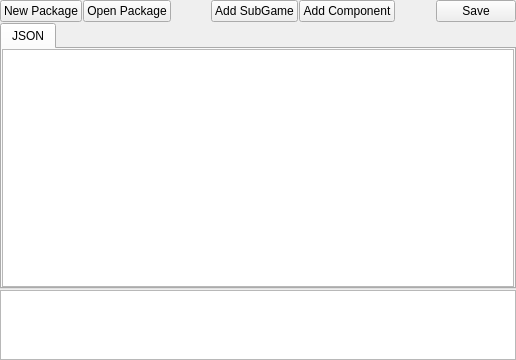
<?xml version="1.0" encoding="UTF-8"?>
<ui version="4.0">
 <class>PackageEditor</class>
 <widget class="QWidget" name="PackageEditor">
  <property name="geometry">
   <rect>
    <x>0</x>
    <y>0</y>
    <width>516</width>
    <height>360</height>
   </rect>
  </property>
  <property name="windowTitle">
   <string>VidyaGod Package Editor</string>
  </property>
  <layout class="QVBoxLayout" name="verticalLayout">
   <property name="spacing">
    <number>1</number>
   </property>
   <property name="leftMargin">
    <number>0</number>
   </property>
   <property name="topMargin">
    <number>0</number>
   </property>
   <property name="rightMargin">
    <number>0</number>
   </property>
   <property name="bottomMargin">
    <number>0</number>
   </property>
   <item>
    <layout class="QHBoxLayout" name="PackageEditorToolbar">
     <property name="spacing">
      <number>1</number>
     </property>
     <property name="sizeConstraint">
      <enum>QLayout::SetDefaultConstraint</enum>
     </property>
     <item>
      <widget class="QPushButton" name="NewPackageButton">
       <property name="text">
        <string>New Package</string>
       </property>
      </widget>
     </item>
     <item>
      <widget class="QPushButton" name="OpenPackageButton">
       <property name="text">
        <string>Open Package</string>
       </property>
      </widget>
     </item>
     <item>
      <spacer name="horizontalSpacer">
       <property name="orientation">
        <enum>Qt::Horizontal</enum>
       </property>
       <property name="sizeHint" stdset="0">
        <size>
         <width>40</width>
         <height>20</height>
        </size>
       </property>
      </spacer>
     </item>
     <item>
      <widget class="QPushButton" name="AddSubGameButton">
       <property name="text">
        <string>Add SubGame</string>
       </property>
      </widget>
     </item>
     <item>
      <widget class="QPushButton" name="AddComponentButton">
       <property name="text">
        <string>Add Component</string>
       </property>
      </widget>
     </item>
     <item>
      <spacer name="horizontalSpacer_2">
       <property name="orientation">
        <enum>Qt::Horizontal</enum>
       </property>
       <property name="sizeHint" stdset="0">
        <size>
         <width>40</width>
         <height>20</height>
        </size>
       </property>
      </spacer>
     </item>
     <item>
      <widget class="QPushButton" name="SaveButton">
       <property name="text">
        <string>Save</string>
       </property>
      </widget>
     </item>
    </layout>
   </item>
   <item>
    <layout class="QVBoxLayout" name="PachageEditorHorizontalLayout" stretch="0,0">
     <property name="spacing">
      <number>1</number>
     </property>
     <property name="sizeConstraint">
      <enum>QLayout::SetFixedSize</enum>
     </property>
     <item>
      <widget class="QTabWidget" name="PackageEditorTabWidget">
       <property name="currentIndex">
        <number>0</number>
       </property>
       <widget class="QWidget" name="JSONPage">
        <attribute name="title">
         <string>JSON</string>
        </attribute>
        <layout class="QVBoxLayout" name="verticalLayout_4">
         <property name="spacing">
          <number>2</number>
         </property>
         <property name="leftMargin">
          <number>0</number>
         </property>
         <property name="topMargin">
          <number>0</number>
         </property>
         <property name="rightMargin">
          <number>0</number>
         </property>
         <property name="bottomMargin">
          <number>0</number>
         </property>
         <item>
          <widget class="QTreeView" name="PackageJSONTreeView">
           <property name="alternatingRowColors">
            <bool>true</bool>
           </property>
           <property name="verticalScrollMode">
            <enum>QAbstractItemView::ScrollPerPixel</enum>
           </property>
           <property name="itemsExpandable">
            <bool>false</bool>
           </property>
           <property name="headerHidden">
            <bool>true</bool>
           </property>
          </widget>
         </item>
        </layout>
       </widget>
      </widget>
     </item>
     <item>
      <widget class="QTableView" name="RecipeTableView">
       <property name="sizePolicy">
        <sizepolicy hsizetype="Expanding" vsizetype="Minimum">
         <horstretch>0</horstretch>
         <verstretch>0</verstretch>
        </sizepolicy>
       </property>
       <property name="sizeAdjustPolicy">
        <enum>QAbstractScrollArea::AdjustToContents</enum>
       </property>
       <property name="editTriggers">
        <set>QAbstractItemView::NoEditTriggers</set>
       </property>
       <property name="alternatingRowColors">
        <bool>true</bool>
       </property>
       <property name="selectionMode">
        <enum>QAbstractItemView::SingleSelection</enum>
       </property>
       <property name="selectionBehavior">
        <enum>QAbstractItemView::SelectColumns</enum>
       </property>
       <property name="verticalScrollMode">
        <enum>QAbstractItemView::ScrollPerPixel</enum>
       </property>
       <property name="horizontalScrollMode">
        <enum>QAbstractItemView::ScrollPerPixel</enum>
       </property>
      </widget>
     </item>
    </layout>
   </item>
  </layout>
 </widget>
 <resources/>
 <connections/>
</ui>
